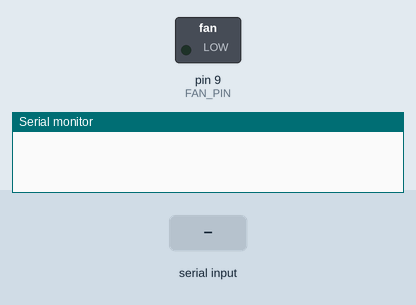
Recording of a sketch running on a simulated Arduino Uno, built with avr-gcc and run on an emulated ATmega328P. Shown: switched loads named in the sketch (green lamp = pin HIGH), the last lines printed to the serial monitor. The test bench sets the inputs (shaded band).

Above: at 1.2 s.
1.3 s: "FAN 90\n" received over Serial
At 2.5 s:
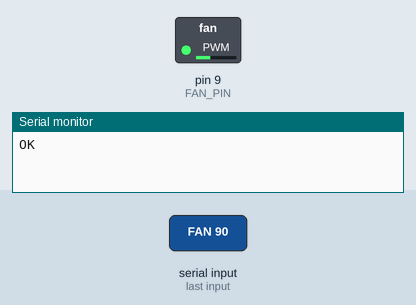
2.8 s: "TEMP?\n" received over Serial
4.3 s: "FAN \n" received over Serial
Timing chart, 0 to 7.3 s (numbered marks = the images above; inputs shaded):
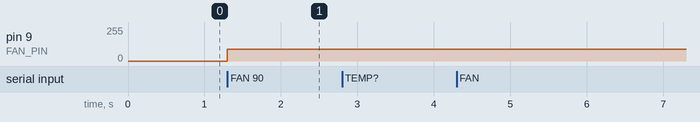

Measured:
- after the input at 1.3 s, pin 9 (FAN_PIN): 0/255 → 90/255 at once

The sketch:

fan_text.ino
```cpp
// A text protocol fan board. Commands end with a newline.
#define FAN_PIN 9
const int SENSOR_PIN = A0;
String line;

void setup() {
  pinMode(FAN_PIN, OUTPUT);
  Serial.begin(115200);
}

void loop() {
  if (!Serial.available()) return;
  line = Serial.readStringUntil('\n');
  line.trim();
  if (line == "TEMP?") {
    Serial.print("T=");
    Serial.println(analogRead(SENSOR_PIN) * 0.1);
  } else if (line.startsWith("FAN ")) {
    int value = constrain(line.substring(4).toInt(), 0, 255);
    analogWrite(FAN_PIN, value);
    Serial.println("OK");
  } else if (line == "BEEP") {
    Serial.println("OK");
  } else {
    Serial.println("ERR");
  }
}
```
